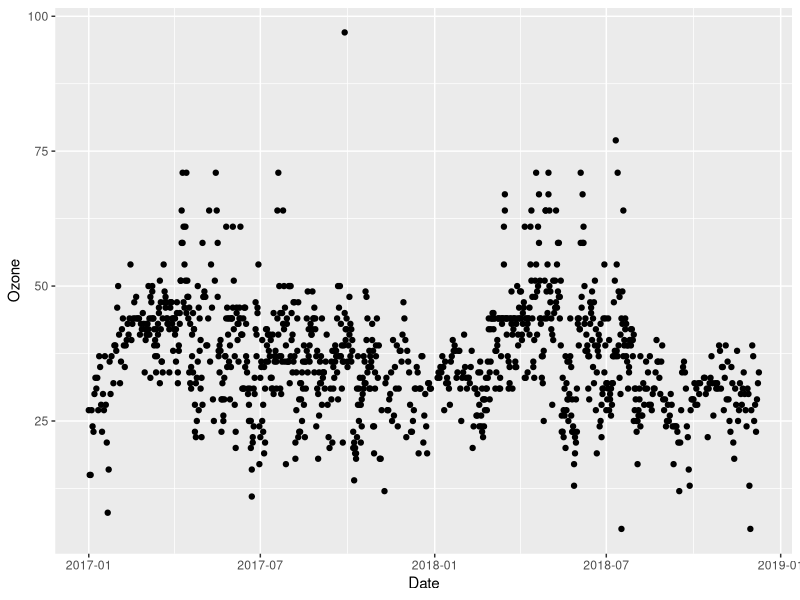
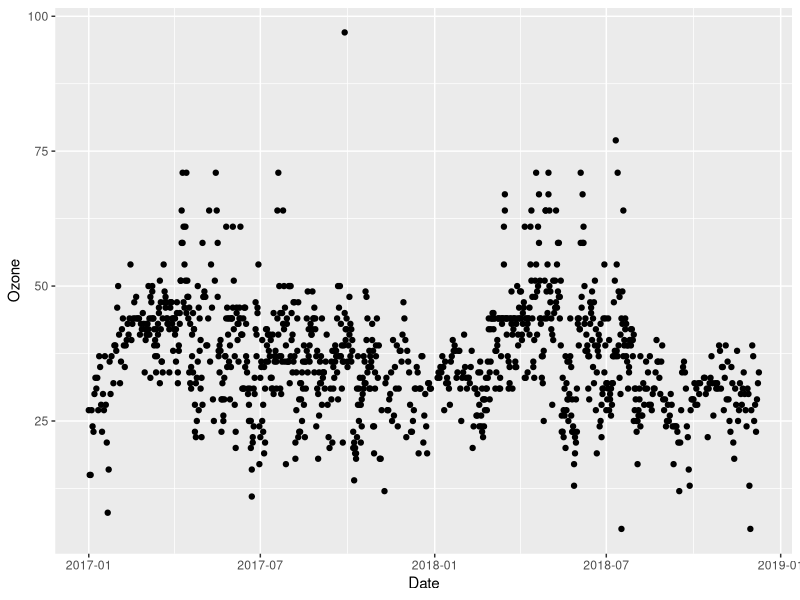
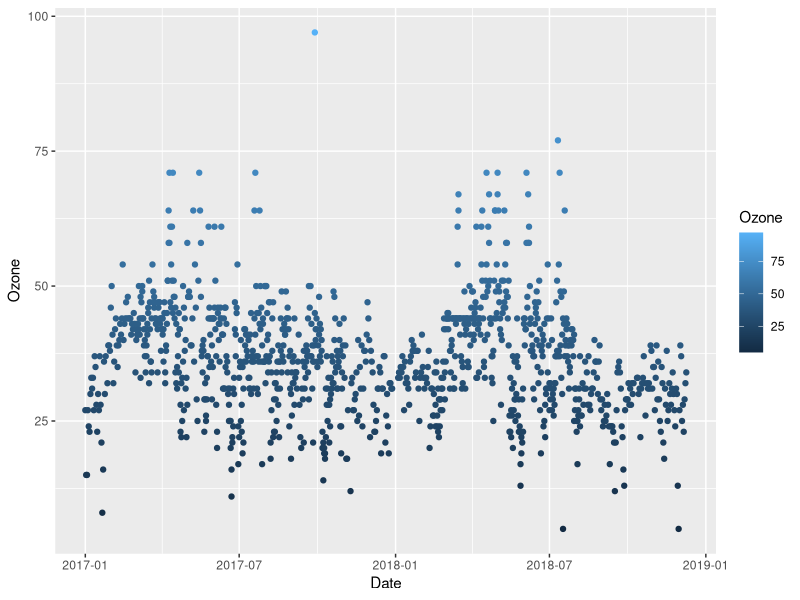

Source code (R) for these figures, in order: (Note: this script raises an error after producing the figures.)
## ---- chunk 1
getwd()
library(tidyverse)

PeterPaul.chem.nutrients <- read.csv("./Data/Processed/NTL-LTER_Lake_Nutrient_Phys_PeterPaul_Processed.csv")
PeterPaul.nutrients.gathered <- read.csv("./Data/Processed/NTL-LTER_Lake_Nutrients_PeterPaulGathered_Processed.csv")
PeterPaul.chem.nutrients.summaries <- read.csv("./Data/Processed/NTL-LTER_Lake_Summaries_PeterPaul_Processed.csv")

EPAair <- read.csv("./Data/Processed/RM_EPAair_O3_PM25_NC1718_Processed.csv") 

#Taylor's fix for date
EPAair <- EPAair %>%
  unite(Date, Y, m, d)
EPAair$Date <- ymd(EPAair$Date)

EPAair$Date <- as.Date(EPAair$Date, format = "%Y-%m-%d")

dim(EPAair)
class(EPAair$Date)


PeterPaul.chem.nutrients$sampledate <- as.Date(PeterPaul.chem.nutrients$sampledate, format = "%Y-%m-%d")
View(PeterPaul.chem.nutrients)
## ---- chunk 2
# Scatterplot
ggplot(EPAair, aes(x = Date, y = Ozone)) + 
  geom_point()

O3plot <- ggplot(EPAair) +
  geom_point(aes(x = Date, y = Ozone))
print(O3plot)

# Fix this code
O3plot2 <- ggplot(EPAair) +
  geom_point(aes(x = Date, y = Ozone, color = Ozone)) #make color the Ozone
print(O3plot2)

# Add additional variables - I missed this
PMplot <- 
  ggplot(EPAair, aes(x = month, y = PM2.5, shape = as.factor(year), color = Site.Name)) +
  geom_point()
print(PMplot)

# Separate plot with facets  - I missed this
PMplot.faceted <-
  ggplot(EPAair, aes(x = month, y = PM2.5, shape = as.factor(year))) +
  geom_point() +
  facet_wrap(vars(Site.Name), nrow = 3) 
print(PMplot.faceted) #will have common legend

# - I missed this
PMplot.faceted2 <-
  ggplot(EPAair, aes(x = month, y = PM2.5)) +
  geom_point() +
  facet_grid(Site.Name ~ year)
print(PMplot.faceted2)

# Filter dataset within plot building
O3plot.Blackstone <- 
  ggplot(subset(EPAair, Site.Name == "Blackstone"), aes(x = Date, y = Ozone)) + #subset can take name
  geom_point() +
  geom_line() #Added layer, line will only go from one entry to another - day 1 to 2 to 3 (but if it was an entry every month, that wouldn't be useful to)
print(O3plot.Blackstone)

# Exercise: build your own scatterplots of PeterPaul.chem.nutrients

# 1. 
# Plot surface temperatures by day of  year. 
# Color your points by year, and facet by lake in two rows.

tn_plot.PeterPaul <-
  ggplot(subset(PeterPaul.chem.nutrients, depth = 0),
         aes(x = daynum, y = temperature_C, color = year4))+
  geom_point()+
  facet_wrap(vars(lakename), nrow = 2) #put them into 2 rows vs. default of 2 columns
print(tn_plot.PeterPaul)

#2. 
# Plot temperature by date. Color your points by depth.
# Change the size of your point to 0.5
  ggplot(PeterPaul.chem.nutrients,
         aes(x = sampledate, y = temperature_C, color = depth))+
  geom_point(size = 0.5)

## ---- chunk 3
# Scatterplot
lightvsDO <- 
  ggplot(PeterPaul.chem.nutrients, aes(x = irradianceWater, y = dissolvedOxygen)) +
  geom_point()
print(lightvsDO) #this makes no sense! there's a couple irrational (not true) outliers
#zoom into area of interest

# Adjust axes
lightvsDOfixed <- 
  ggplot(PeterPaul.chem.nutrients, aes(x = irradianceWater, y = dissolvedOxygen)) +
  geom_point() +
  xlim(0, 250) + #adding limits so we have a better view
  ylim(0, 20)
print(lightvsDOfixed) #shows lots of light at surface, less at depth; less DO at low irradiance levels, and more instances of higher DO at surface

# Depth in the fields of limnology and oceanography is on a reverse scale, so we can see data differently
tempvsdepth <- 
  #ggplot(PeterPaul.chem.nutrients, aes(x = temperature_C, y = depth)) +
  ggplot(PeterPaul.chem.nutrients, aes(x = temperature_C, y = depth, color = daynum)) +
  geom_point() +
  scale_y_reverse()
print(tempvsdepth) #more fluctuation at surface, colder at depth
 
##where we stopped 2/7/19
NvsP <-
  ggplot(PeterPaul.chem.nutrients, aes(x = tp_ug, y = tn_ug, color = depth)) +
  geom_point() +
  geom_smooth(method = lm) + #telling it to be a linear model method (otherwise it just uses smooth function for fit line); the line also includes a 95% confidence interval
  geom_abline(aes(slope = 16, intercept = 0), lty = 2) #automatically will make it black straight line, line type has to go outside aes
print(NvsP)
#this shows ratio of 16:1; the line shows most points above; this is expected for great lakes

# Exercise: Plot relationships between air quality measurements

# 1. 
# Plot AQI values for ozone by PM2.5, colored by site. 
View(EPAair)
EPA.O3.PM2.5.sites <- 
  ggplot(EPAair, aes(x = PM2.5, y = Ozone)) +
  geom_point(color = Site.Name) + #you can put aes in geom_point, but may need to repeat
  geom_smooth(method = lm) #both include fit lines for each variable 
print(EPA.O3.PM2.5.sites) #triple oak doesn't show up, but there's no ozone data, so it won't show up in graph
#scale color discrete to specify colors, it's its own layer

# Add a line of best fit for the linear regression of these variables.

  
## ---- chunk 4
 # Barplot + error bars
PeterPaul.nutrient.summaries <- PeterPaul.nutrients.gathered %>%
  group_by(lakename, nutrient) %>% #if you want to group_by more than one column, they have to be in same fun
  summarise(sd = sd(concentration), 
            mean = mean(concentration)) 

Nutrientplot <- 
  ggplot(PeterPaul.nutrients.gathered) +
  geom_bar(aes(x = lakename, y = concentration, fill = as.factor(nutrient)), # why did we use fill? color will only color outside of line
          position = "dodge", stat = "summary", fun.y = "mean")             # what's happening here? #position = dodge computes mean for each nut, instead of making single bar for each lake; stat = summary & fun.y = mean telling it to do summary of the mean (though it does choose mean by default)
print(Nutrientplot)

class(PeterPaul.nutrients.gathered)

Nutrientplot2 <- 
  ggplot(PeterPaul.nutrient.summaries, aes(x = lakename, y = mean, fill = as.factor(nutrient))) + #splitting it up by nut
  geom_bar(stat = "identity", position = "dodge") + # what does the stat command do? bar chart requires a command specifying stat; "dodged" out different bars
  geom_errorbar(aes(ymin = mean-sd, ymax = mean+sd),
                position = "dodge") # how do we specify error bars?
                 #we are using these means that we've already computed
print(Nutrientplot2) #but this is a crazy way to show nut concns: no error bars makes more sense; we're moving away from bar plots w/ error bars

# Are there more effective ways to produce summary stats for categories?

# Box and whiskers plot
Nutrientplot3 <-
  ggplot(PeterPaul.nutrients.gathered, aes(x = lakename, y = concentration)) +
  geom_boxplot(aes(color = nutrient)) # Why didn't we use "fill"? fill only fills in the boxes, but makes all points black 
print(Nutrientplot3)

# Dot plot = wide spots are where there's more measurements / entries
Nutrientplot4 <-
  ggplot(PeterPaul.nutrients.gathered, aes(x = lakename, y = concentration)) +
  geom_dotplot(aes(color = nutrient), binaxis = "y", binwidth = 1, #binwidth 
               stackdir = "center", position = "dodge") #stack direction
print(Nutrientplot4) #if the data weren't as widely distrib, we'd get better more informative graph

# Violin plot looks more like a violin when points are closer together
Nutrientplot5 <-
  ggplot(PeterPaul.nutrients.gathered, aes(x = lakename, y = concentration)) +
  geom_violin(aes(color = nutrient)) #
print(Nutrientplot5)

# Frequency polygons
# Using a tidy dataset
Nutrientplot6 <-
  ggplot(PeterPaul.chem.nutrients) +
  geom_freqpoly(aes(x = tn_ug), color = "black") + #if you don't specify colors, it'll just make black lines
  geom_freqpoly(aes(x = tp_ug), color = "darkblue") +
  geom_freqpoly(aes(x = nh34), color = "darkgray") +
  geom_freqpoly(aes(x = no23), color = "gray") +
  geom_freqpoly(aes(x = po4), color = "blue") #one layer for each nut
print(Nutrientplot6)

# Using a gathered dataset
Nutrientplot7 <-   
  ggplot(PeterPaul.nutrients.gathered) +
  geom_freqpoly(aes(x = concentration, color = nutrient), binwidth = 1000)
print(Nutrientplot7)

# Exercise: Plot distributions of AQI values for EPAair

# 1. 
# Create a bar chart plus standard deviation error bars for PM2.5, divided by year. 
class(EPAair$Date) #need to mutate this file to add month and year

EPA.PM2.5.years <- EPAair %>%
  group_by(Site.Name, year) %>%
  summarise(sd = (sd(PM2.5, na.rm = TRUE)), 
            mean = (mean(PM2.5, na.rm = TRUE)))

  ggplot(EPA.PM2.5.years, aes( x = as.factor(year), y= mean, fill = Site.Name)) +
  geom_bar(position = "dodge", stat = "identity") +
    geom_errorbar(aes(ymin = mean - sd, ymax = mean +sd), position = "dodge") 
  #geom_errorbar wants numbers, be careful
  
# Create separate bars for each site. 

# 2. 
# Create a new plot that better depicts the distribution of PM2.5 concentrations. 
# Divide your graph by year and site.

